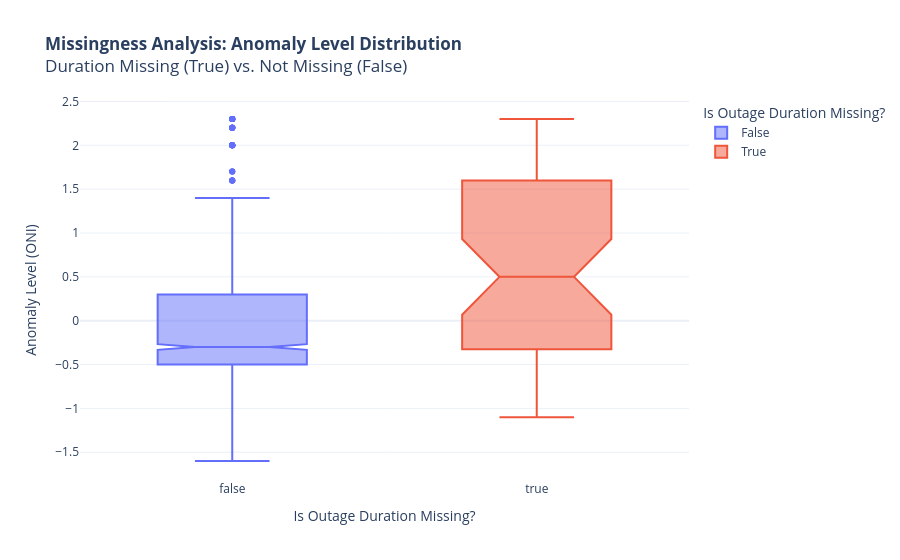

The cell this chart's notebook holds for it:
### Code cell
fig_box = px.box(
    df_cleaned, 
    x='duration_missing', 
    y='ANOMALY.LEVEL',
    color='duration_missing',
    notched=True,
    title='<b>Missingness Analysis: Anomaly Level Distribution</b><br>Duration Missing (True) vs. Not Missing (False)',
    labels={'duration_missing': 'Is Outage Duration Missing?', 'ANOMALY.LEVEL': 'Anomaly Level (ONI)'},
    template='plotly_white'
)

fig_box.show()

### Figure 1 — Plotly figure (JSON) as saved in the notebook; plotly's stock layout.template omitted (floating-point values rounded to 4 significant figures; data arrays with more than 128 entries replaced by an {"elided": "..."} marker saying what was removed)
{"data": [{"alignmentgroup": "True", "hovertemplate": "Is Outage Duration Missing?=%{x}<br>Anomaly Level (ONI)=%{y}<extra></extra>", "legendgroup": "False", "marker": {"color": "#636efa"}, "name": "False", "notched": true, "offsetgroup": "False", "orientation": "v", "showlegend": true, "type": "box", "x": {"elided": "1468 bool values"}, "x0": " ", "xaxis": "x", "y": {"elided": "1468 float values"}, "y0": " ", "yaxis": "y"}, {"alignmentgroup": "True", "hovertemplate": "Is Outage Duration Missing?=%{x}<br>Anomaly Level (ONI)=%{y}<extra></extra>", "legendgroup": "True", "marker": {"color": "#EF553B"}, "name": "True", "notched": true, "offsetgroup": "True", "orientation": "v", "showlegend": true, "type": "box", "x": [true, true, true, true, true, true, true, true, true, true, true, true, true, true, true, true, true, true, true, true, true, true, true, true, true, true, true, true, true, true, true, true, true, true, true, true, true, true, true, true, true, true, true, true, true, true, true, true, true, true, true, true, true, true, true, true, true, true], "x0": " ", "xaxis": "x", "y": [1.2, -0.3, 1.1, 0.0, -0.9, -0.2, 0.0, NaN, 2.3, -0.5, NaN, -0.7, NaN, 1.6, 1.6, 1.4, 2.2, 1.6, 2.2, 1.2, 0.6, 0.2, -0.5, -0.7, -0.7, NaN, -0.5, 1.0, -0.5, 2.0, 2.3, 0.6, NaN, 2.0, 0.6, 1.1, 1.0, -0.4, -0.2, -0.1, -0.4, 0.5, -0.1, -0.7, 2.0, -0.1, 0.3, -0.3, NaN, 2.3, 2.2, -1.1, 0.2, NaN, 1.0, 1.6, NaN, NaN], "y0": " ", "yaxis": "y"}], "layout": {"boxmode": "overlay", "legend": {"title": {"text": "Is Outage Duration Missing?"}, "tracegroupgap": 0}, "title": {"text": "<b>Missingness Analysis: Anomaly Level Distribution</b><br>Duration Missing (True) vs. Not Missing (False)"}, "xaxis": {"anchor": "y", "categoryarray": [false, true], "categoryorder": "array", "domain": [0, 1], "title": {"text": "Is Outage Duration Missing?"}}, "yaxis": {"anchor": "x", "domain": [0, 1], "title": {"text": "Anomaly Level (ONI)"}}}}
